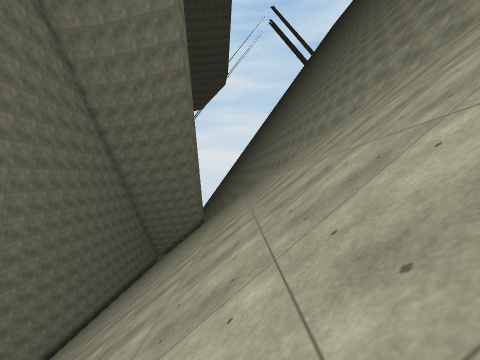
[1] (above)

24 first-person views from a walk through a 3-D level made in the Unity game engine. The camera is 1.5 m above the floor, looks level and sees 90° across. The floor is counted in squares, 2 m on a side. Each view is taken from the middle of a square. On the plan, view 1 faces up. The plan holds only what a view shows up to about 9 squares ahead; the rest is blank. The place goes on beyond the plan. The player character is not drawn. Some animated figures are left out. Surface patterns are stand-ins for the level's own textures.

[2]
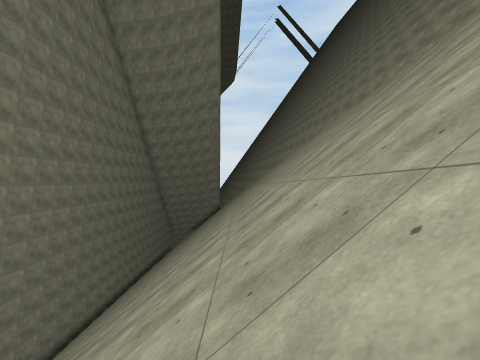

[3]
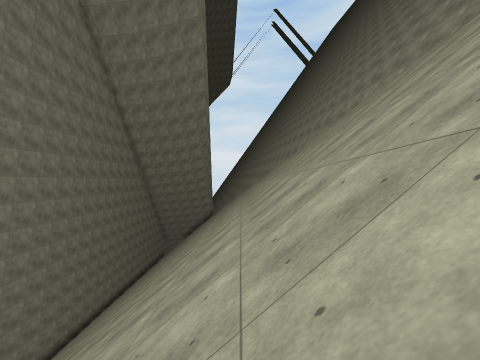

[4]
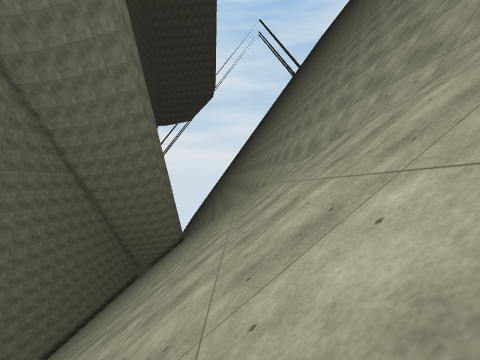

[5]
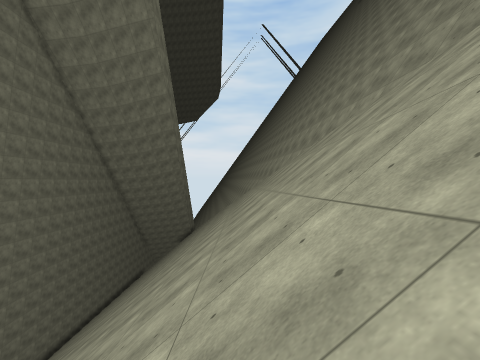

[6]
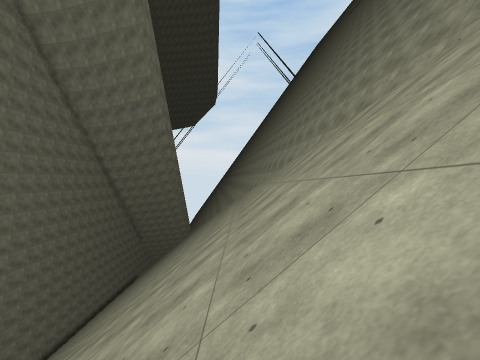

[7]
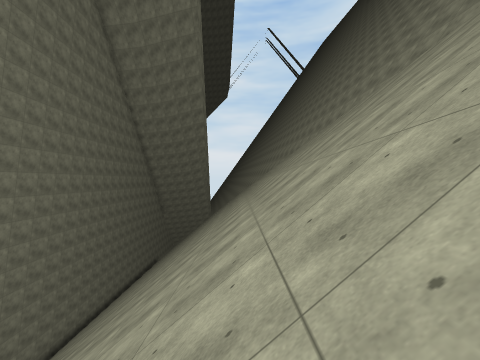

[8]
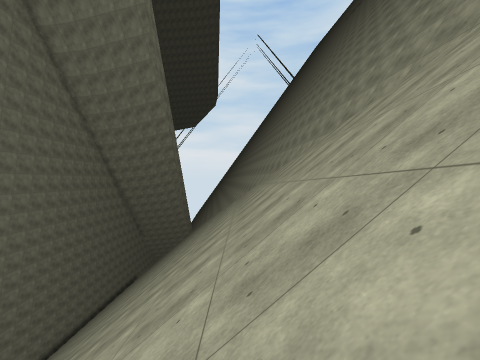

[9]
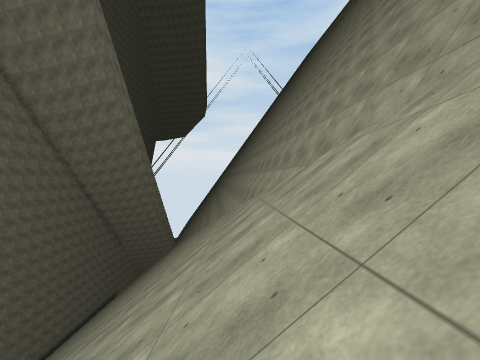

[10]
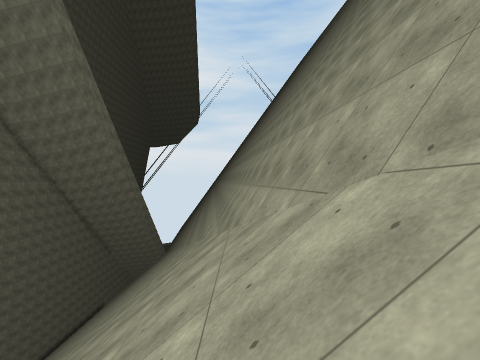

[11]
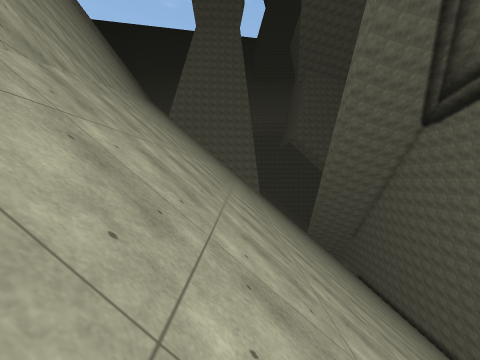

[12]
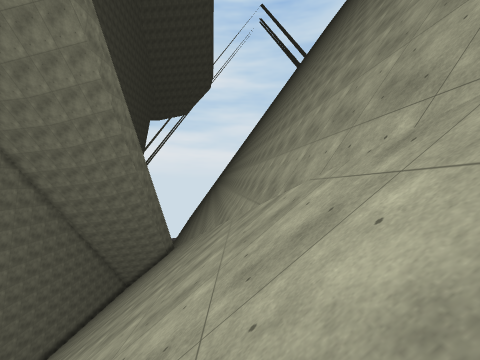

[13]
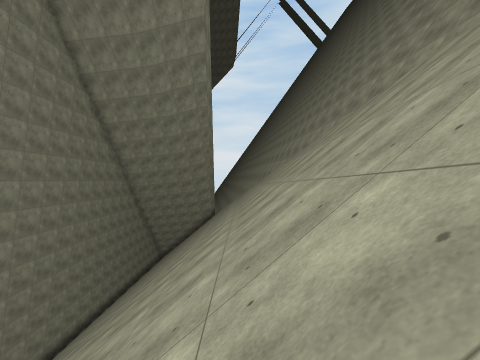

[14]
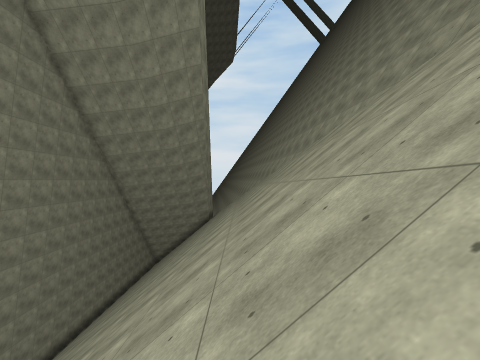

[15]
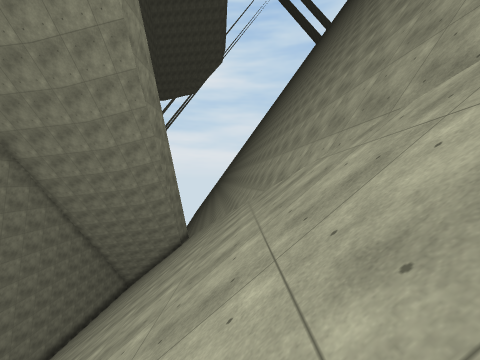

[16]
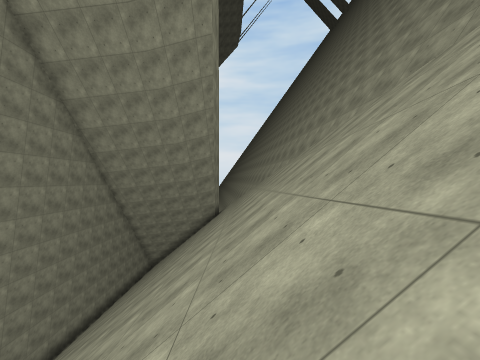

[17]
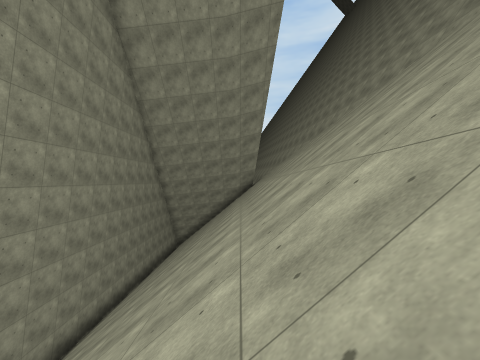

[18]
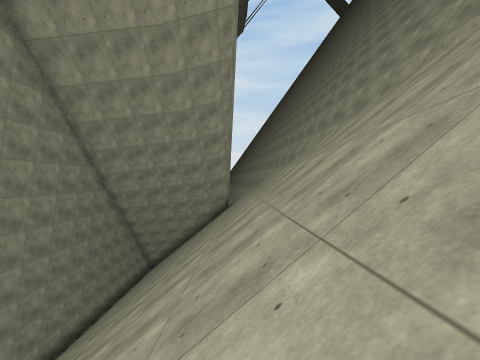

[19]
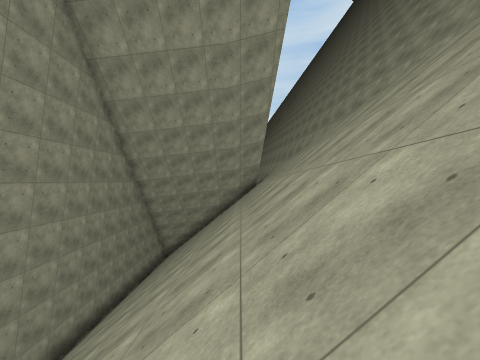

[20]
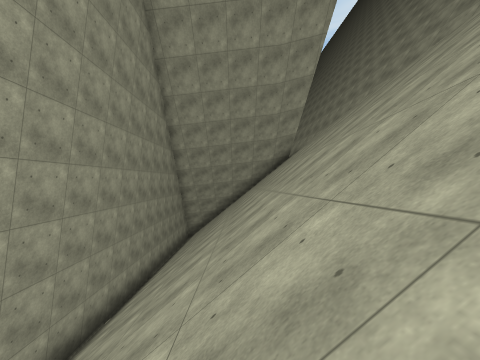

[21]
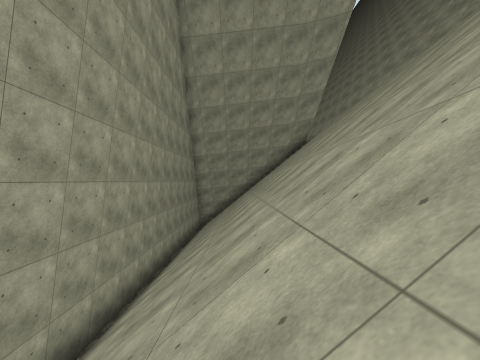

[22]
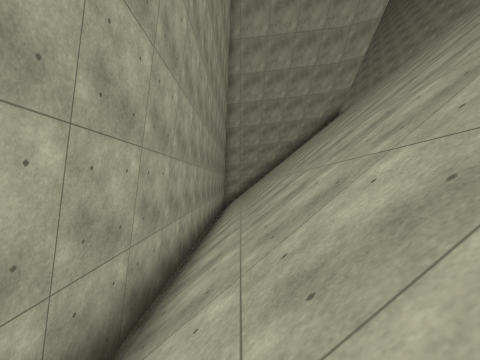

[23]
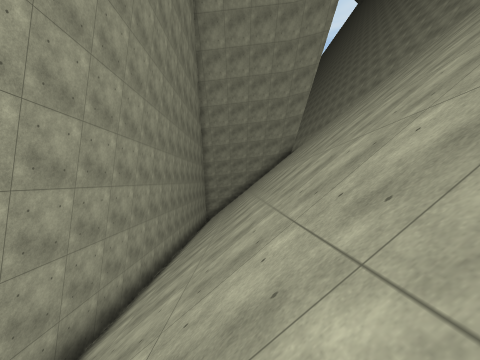

[24]
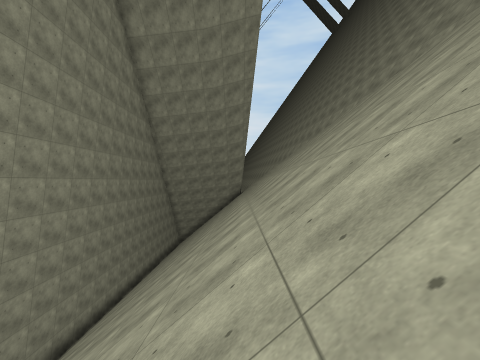

### Floor plan
Key: @ floor where view 1 was taken; # wall or solid block; / step, stairs or slope.
Columns run from 13 left of view 1 to 10 right of it. Each row starts with its distance up from view 1.
 25 #//////////##
 24 #///////////#
 23 #///////////##
 22 #///////////##
 21 #////////////#
 20 #////////////##
 19 #////////////##
 18 #/////////////#
 17 #/////////////##
 16 #//////////////#
 15  //////////////#
 14    ////////////##
 13     ////////////#
 12     ////////////#
 11      ///////////##
 10       ///////////#
  9        //////////#
  8        //////////##
  7      /////////////#
  6      /////////////#
  5       ////////////##
  4        ////////////#
  3        ////////////#
  2         ///////////##
  1        /////////////#
  0        //////@//////#
 -1         ////////////##
 -2          ////////////#
 -3          ////////////#
 -4           ///////////##
 -5            ///////////#
 -6             //////////#
 -7             //////////##
 -8             ///////////#
 -9             ///////////#

Where each view was taken, in squares from view 1:
view 1: 0 up, 0 right, facing up
view 2: 2 down, 2 left, facing up
view 3: 2 down, 1 left, facing up
view 4: 1 down, 3 right, facing up
view 5: 4 down, 2 right, facing up
view 6: 6 down, 3 right, facing up
view 7: 8 down, 0 right, facing up
view 8: 7 down, 3 right, facing up
view 9: 8 down, 6 right, facing up
view 10: 9 down, 8 right, facing up
view 11: 0 up, 5 right, facing down
view 12: 4 up, 3 right, facing up
view 13: 5 up, 2 left, facing up
view 14: 7 up, 2 left, facing up
view 15: 10 up, 0 right, facing up
view 16: 11 up, 3 left, facing up
view 17: 12 up, 6 left, facing up
view 18: 14 up, 4 left, facing up
view 19: 16 up, 6 left, facing up
view 20: 16 up, 8 left, facing up
view 21: 16 up, 9 left, facing up
view 22: 16 up, 11 left, facing up
view 23: 12 up, 9 left, facing up
view 24: 7 up, 5 left, facing up
